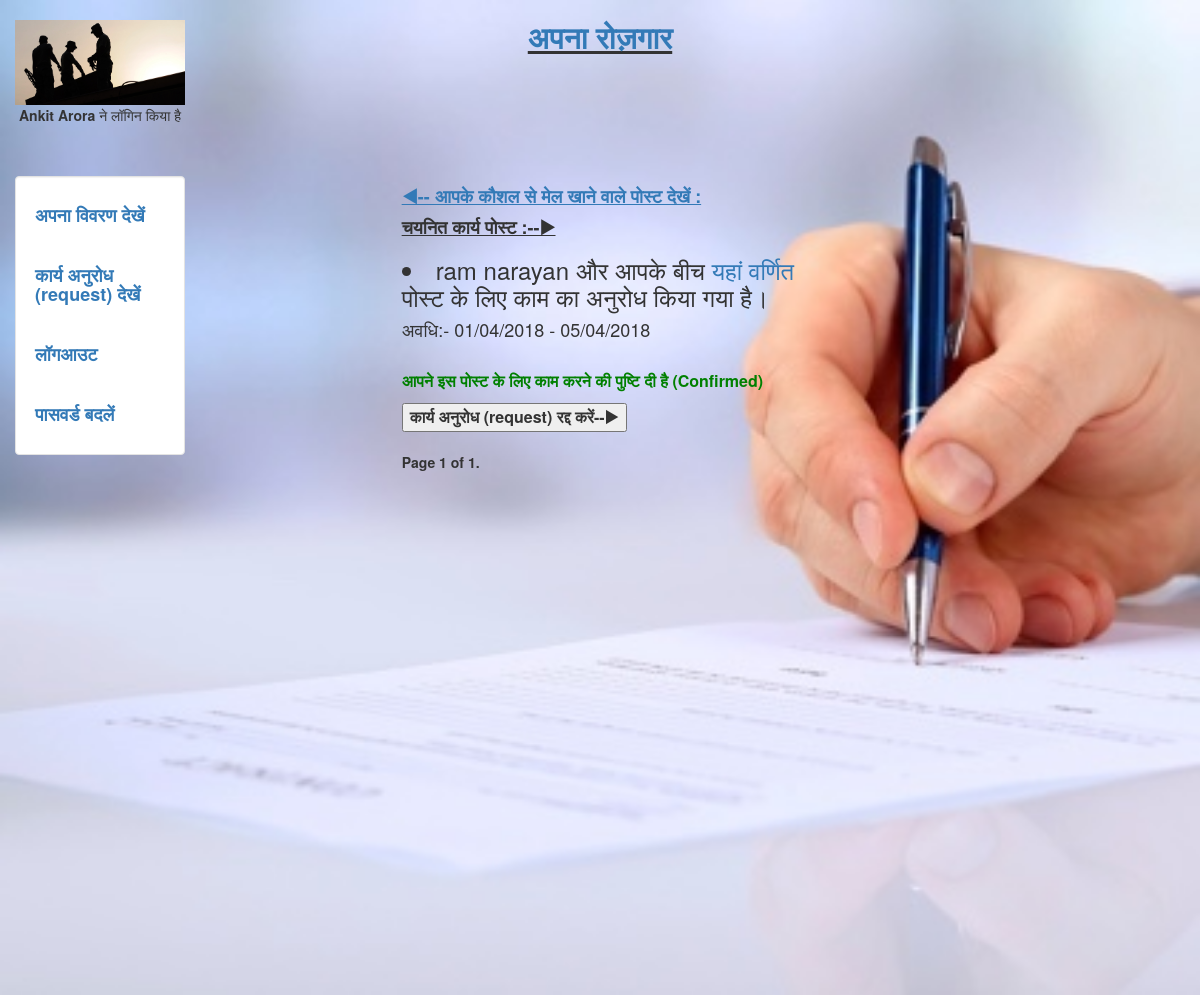
/confirm_work (signed in), run on an earlier commit of the app's database.
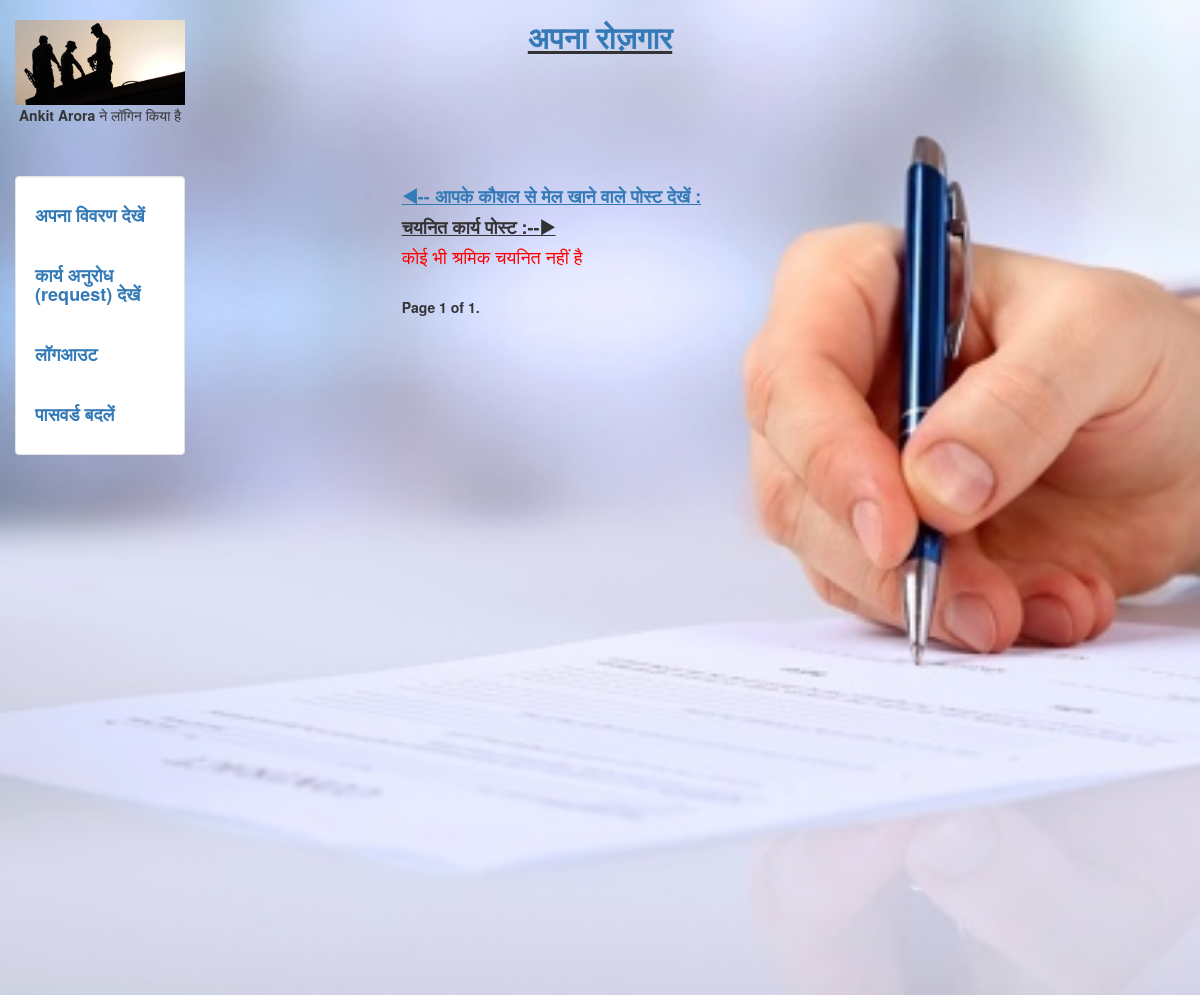
And on a later commit of the database.
### search/models.py (models this page shows)
class Status(models.Model):
	status_id=models.AutoField(primary_key=True)
	post_id=models.IntegerField(blank = True, null = True)
	user_id=models.IntegerField(blank = True, null = True)
	hirer = models.CharField(max_length = 100,blank = True, null = True)
	worker = models.CharField(max_length = 100,blank = True, null = True)
	userhirer = models.CharField(max_length = 100,blank = True, null = True)
	userworker = models.CharField(max_length = 100,blank = True, null = True)
	hirer_status = models.IntegerField(blank = True, null = True)
	worker_status = models.IntegerField(blank = True, null = True)
	confirm=models.CharField(max_length = 2,blank = True, null = True)
	temp=models.CharField(max_length = 2,blank = True, null = True)
	start_date = models.DateField(blank = True, null = True)
	end_date = models.DateField(blank = True, null = True)

### worker/views.py (the view)
# urls.py: url(r'^confirm_work',confirm_work,name = 'confirm_work'),
@login_required
@transaction.atomic
def confirm_work(request):
  if request.method=="POST" and 'cwchire' in request.POST:
    post_id=request.POST.get('post_id')
    user_id=request.POST.get('user_id')
    page=request.POST.get('page')
    pq=Status.objects.filter(post_id=post_id,user_id=user_id)
    if len(pq)!=0:
       for pqr in pq:
          pqr.delete()
    selected=Status.objects.filter(userworker=request.user.username,confirm='a')
    warn=""
    if len(selected)==0:
      warn="कोई भी श्रमिक चयनित नहीं है"
    pag = Paginator(selected,3)
    p = pag.page(int(page))
    return render(request,'worker/confirm_work.html',{'warn':warn,'selected':p})
  else:
    selected=Status.objects.filter(userworker=request.user.username,confirm='a')
    warn=""
    if len(selected)==0:
      warn="कोई भी श्रमिक चयनित नहीं है"
    pag = Paginator(selected,3)
    page = request.GET.get('page',None)
    if not page:
      page='1'
    p = pag.page(int(page))
    return render(request,'worker/confirm_work.html',{'warn':warn,'selected':p})

### worker/templates/worker/confirm_work.html (shortened to what this page needs)
{% extends "login/header.html" %}
{% block content %}
<div class ='col-sm-6 col-sm-offset-2'>
  <link rel="stylesheet" href="https://cdnjs.cloudflare.com/ajax/libs/font-awesome/4.7.0/css/font-awesome.min.css">
<h4><b><a href='/worker/seepost'><u>&#9664;-- आपके कौशल से मेल खाने वाले पोस्ट देखें :</u></a></b></h4>
    <h4><u><b>चयनित कार्य पोस्ट :--&#9654;</b></u></h4>
  <h4><font color="red"> {{ warn }}</font></h4>
     {% for data1 in selected %}
      <h3><li>{{data1.hirer}} और आपके बीच <a href="/detailpost/?data={{data1.post_id}}">यहां वर्णित </a>पोस्ट के लिए काम का अनुरोध किया गया है।</li></h3>
      <h4> अवधि:- {{data1.start_date|date:"d/m/20y"}} - {{data1.end_date|date:"d/m/20y"}}</h4>
      <br>
     <form method="POST" action="/confirm_work">
     <font size = 3.5>
     <font color = "green"><p><b>आपने इस पोस्ट के लिए काम करने की पुष्टि दी है (Confirmed)</b></p></font>
     <b><button type="submit" name = 'cwchire' >कार्य अनुरोध (request) रद्द करें--&#9654;</button>
   </b>
 </font>
  </form>
     {% endfor %}
   <b>
  <div class="pagination">
    <span class="step-links">
        <span class="current">
            Page {{ selected.number }} of {{ selected.paginator.num_pages }}.
        </span>
    </span>
</div>
  <b>
</div>
{% endblock %}

What changed in the data, as far as the page shows it:
removed Status: hirer "ram narayan", start_date "01/04/2018", end_date "05/04/2018"
Also different on the page:
{{ warn }}: (not shown) → "कोई भी श्रमिक चयनित नहीं है"
